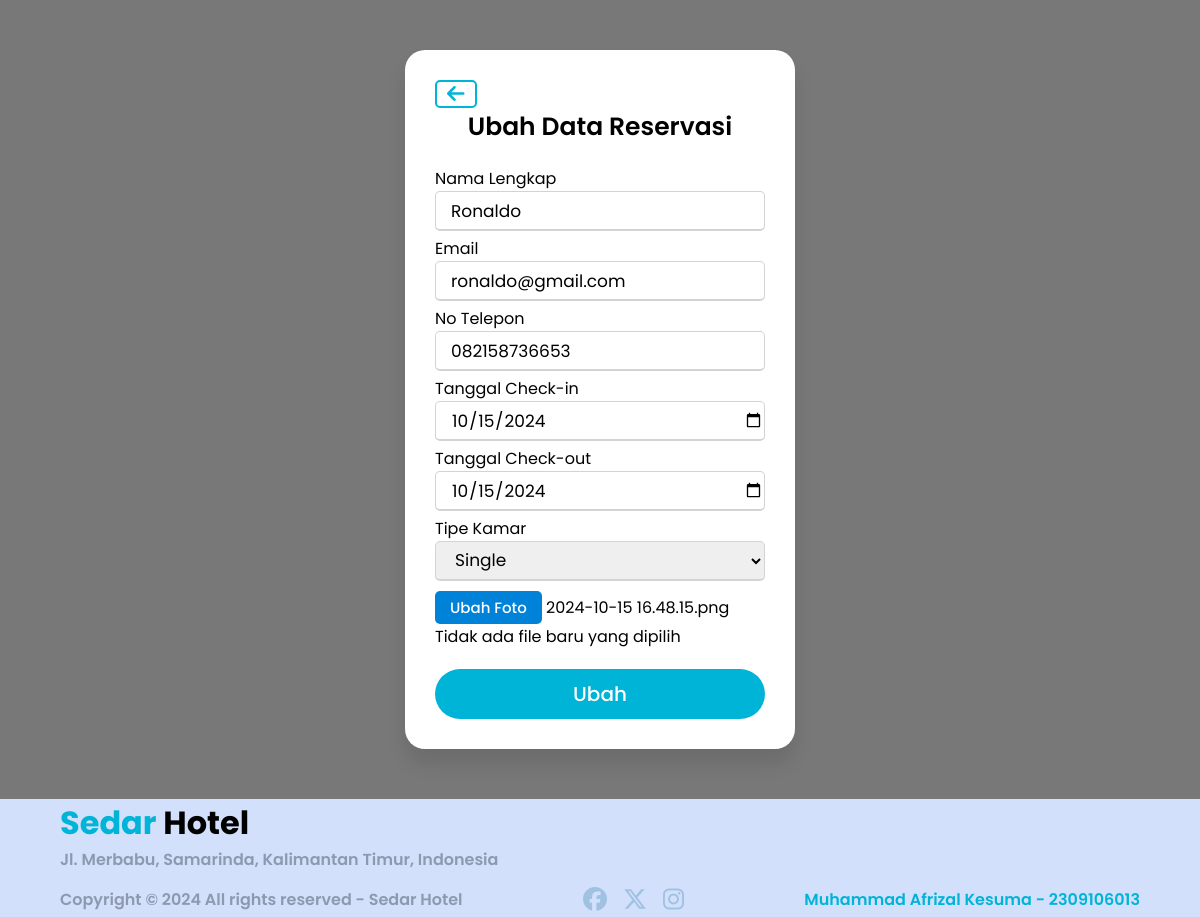
Page /reservasi/update_res.php?id=16 on the committed database.
### tables this page shows
CREATE TABLE `reservasi` (
  `id_reservasi` int(11) NOT NULL,
  `nama` varchar(100) NOT NULL,
  `email` varchar(100) NOT NULL,
  `no_telp` varchar(100) NOT NULL,
  `tgl_checkin` date NOT NULL,
  `tgl_checkout` date NOT NULL,
  `tipe_kamar` varchar(50) NOT NULL,
  `foto` varchar(255) NOT NULL
);

### reservasi/update_res.php (the view, shortened to what this page needs)
<?php
require "../database/koneksi.php";
$id_reservasi = $_GET["id"];
$result = mysqli_query($conn, "SELECT * FROM reservasi WHERE id_reservasi = $id_reservasi");
while ($row = mysqli_fetch_assoc($result)) {
    $reservasi[] = $row;
}
$reservasi = $reservasi[0];
?>
<!DOCTYPE html>
<html lang="en">
    <head>
        <link rel="stylesheet" href="reservasi.css">
        <link rel="stylesheet" href="https://cdnjs.cloudflare.com/ajax/libs/font-awesome/6.6.0/css/all.min.css" />
    </head>
    <body>
        <div class="wrapper">
            <div class="kembali">
                <a href="data_reservasi.php" class="fa-solid fa-arrow-left"></a>
            </div>
            <div class="title-text">
                <div class="title signup">
                    Ubah Data Reservasi
                </div>
            </div>
            <div class="form-container">
                <div class="form-inner">
                    <form action="" method="POST" class="signup" enctype="multipart/form-data">
                        <div class="field">
                            <label for="name">Nama Lengkap</label>
                            <input type="text" name="nama" id="nama" value="<?= $reservasi["nama"] ?>" required>
                        </div>
                        <div class="field">
                            <label for="email">Email</label>
                            <input type="email" name="email" id="email" value="<?= $reservasi["email"] ?>" required>
                        </div>
                        <div class="field">
                            <label for="phone">No Telepon</label>
                            <input type="tel" name="no_telp" id="no_telp" value="<?= $reservasi["no_telp"] ?>"required>
                        </div>
                        <div class="field">
                            <label for="checkin">Tanggal Check-in</label>
                            <input type="date" name="checkin" id="checkin" value="<?= $reservasi["tgl_checkin"] ?>" required>
                        </div>
                        <div class="field">
                            <label for="checkout">Tanggal Check-out</label>
                            <input type="date" name="checkout" id="checkout" value="<?= $reservasi["tgl_checkout"] ?>" required>
                        </div>
                        <div class="field">
                            <label for="room_type">Tipe Kamar</label>
                            <select id="room_type" name="room_type" required>
                                <option value="single" <?php if($reservasi["tipe_kamar"] == "single")  echo "selected"  ?>>Single</option>
                            </select>
                        </div>
                        <br>
                        <div class="field-foto">
                            <label for="gambar">Ubah Foto</label> <?php if ($reservasi["foto"] == "") {
                                echo "Foto Tidak Ada";
                            } else {
                                echo $reservasi["foto"];
                            } ?>
                            <p id="file-name">Tidak ada file baru yang dipilih</p>
                        </div>
                        <div class="field btn">
                            <div class="btn-layer"></div>
                            <input type="submit" name="submit" value="Ubah">
                        </div>
                    </form>
                </div>
            </div>
        </div>
    </body>
</html>
<?php include "../login_page/footer.php";?>

### reservasi/reservasi.css (style rules this page uses)
* { margin: 0; padding: 0; box-sizing: border-box; font-family: 'Poppins', sans-serif; }
html,body { display: grid; height: 100%; width: 100%; place-items: center; background: linear-gradient(rgba(0, 0, 0, 0.5), rgba(0, 0, 0, 0.5)), url(../assets/pexels-boonkong-boonpeng-442952-1134176.jpg); background-size: cover; background-position: center; }
.wrapper { overflow: hidden; max-width: 390px; background: #fff; padding: 30px; border-radius: 20px; box-shadow: 0px 15px 20px rgba(0,0,0,0.1); margin: 50px auto; }
.wrapper .title-text { display: flex; width: 200%; }
.wrapper .title { width: 50%; font-size: 25px; font-weight: 600; text-align: center; }
.wrapper .form-container { width: 100%; overflow: hidden; }
.form-container .form-inner { display: flex; width: 200%; }
.form-container .form-inner form { width: 50%; }
.form-inner form .field { height: 50px; width: 100%; margin-top: 20px; }
.form-inner form .field input { height: 80%; width: 100%; outline: none; padding-left: 15px; border-radius: 5px; border: 1px solid lightgrey; border-bottom-width: 2px; font-size: 17px; }
form .btn { height: 50px; width: 100%; border-radius: 25px; position: relative; overflow: hidden; }
form .btn .btn-layer { height: 100%; width: 300%; position: absolute; left: -100%; background: #00b4d8; border-radius: 5px; }
form .btn input[type="submit"] { height: 100%; width: 100%; z-index: 1; position: relative; background: none; border: none; color: #fff; padding-left: 0; border-radius: 5px; font-size: 20px; font-weight: 500; cursor: pointer; }
.kembali a { text-decoration: none; font-size: 20px; color: #00b4d8; border: 2px solid #00b4d8; padding: 2px 10px; border-radius: 5px; }
.form-inner .field select { height: 40px; width: 100%; outline: none; padding-left: 15px; border-radius: 5px; border: 1px solid lightgrey; border-bottom-width: 2px; font-size: 17px; }
.form-inner form .field-foto label { display: inline-block; padding: 5px 15px; color: #fff; background-color: #0082d8; border-radius: 5px; cursor: pointer; font-size: 15px; font-weight: 500; text-align: center; }

### styles.css (style rules this page uses)
* { box-sizing: border-box; margin: 0; padding: 0; }
body { font-family: "Poppins", sans-serif; background-color: #f0f0f0; }

### rows in the picture
reservasi: nama "Ronaldo", email "ronaldo@gmail.com", no_telp "082158736653", checkin "10/15/2024", checkout "10/15/2024", room_type "Single", foto "2024-10-15 16.48.15.png"
